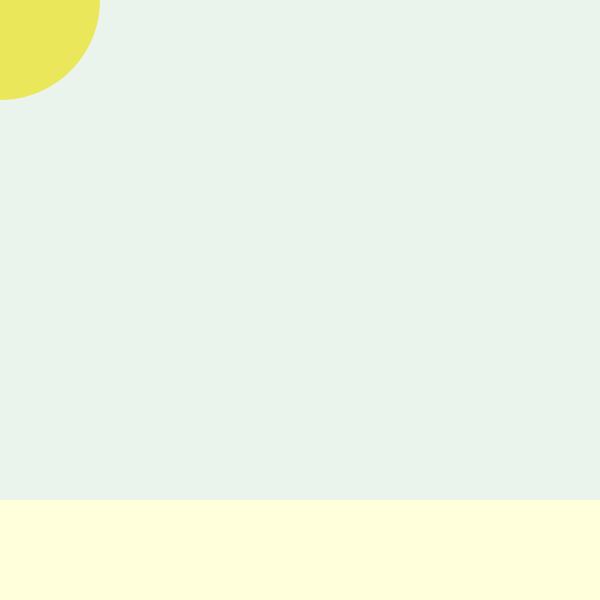
Frame 1 (no input)
Frame 60 (the mouse pressed at the canvas centre just before this capture): identical to frame 1, image omitted
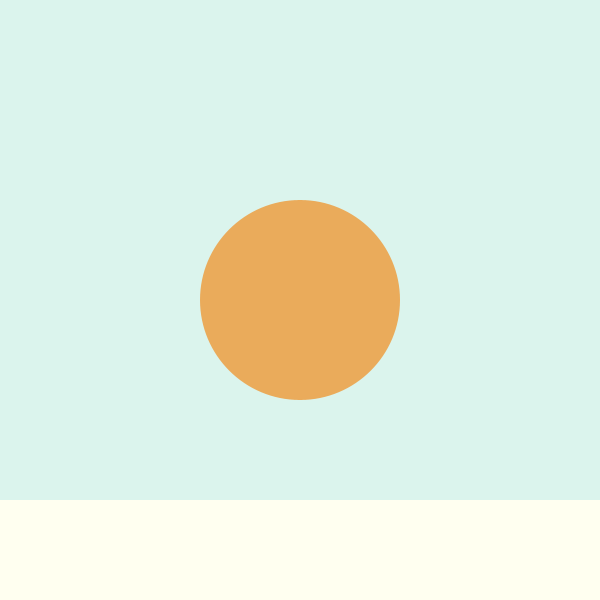
Frame 120 (the mouse held since frame 60 and released just before this capture)

The Processing sketch that drew these frames (run headless with seeded random() and noise(); from frame 60 on, the mouse is pressed at the canvas centre):

// Processing sketch: haiku1
// ── haiku1.pde
void setup(){size(600,600);}
void draw(){int place=mouseX,time=mouseY;
background(234-time/20, 244, 237);
 
fill(234, 231-time/5, 91);
noStroke();ellipseMode(CENTER);
ellipse(place,time,200,200);

fill(255, 255,220+time/15);
rect(0,500,600,200);}
